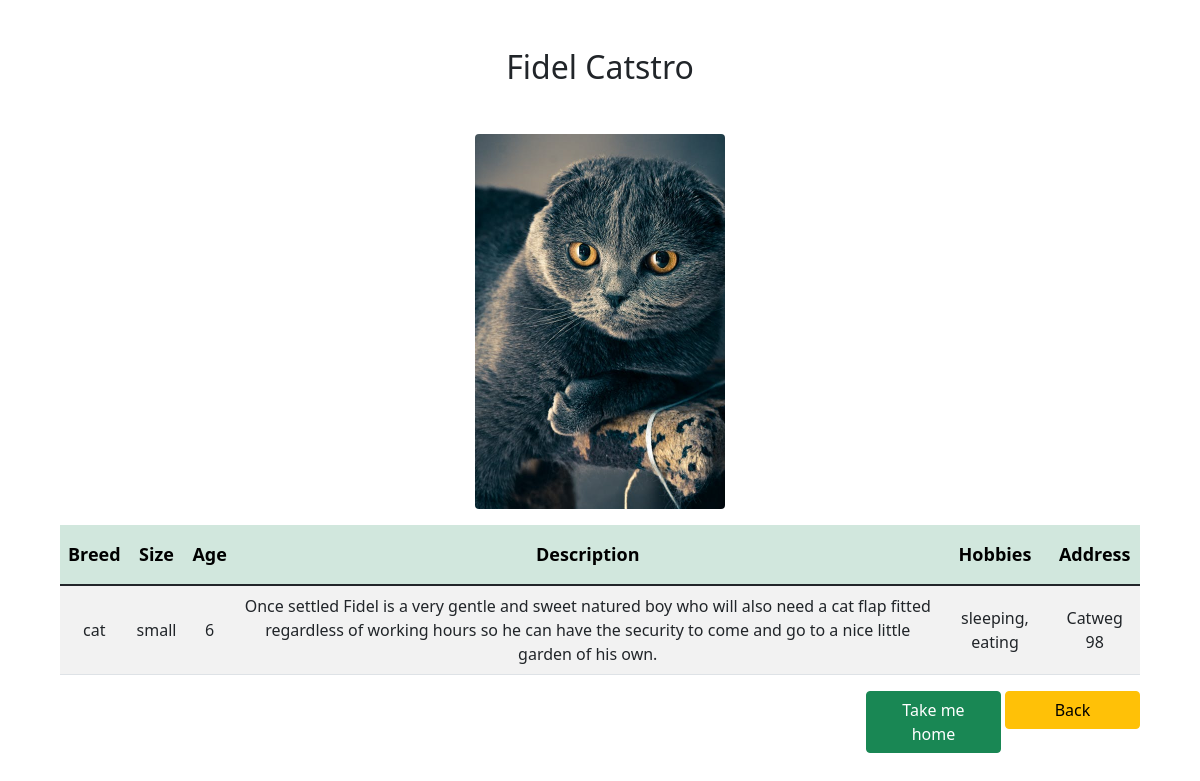
The app's page /details.php?petID=5000003 (signed in), older data.
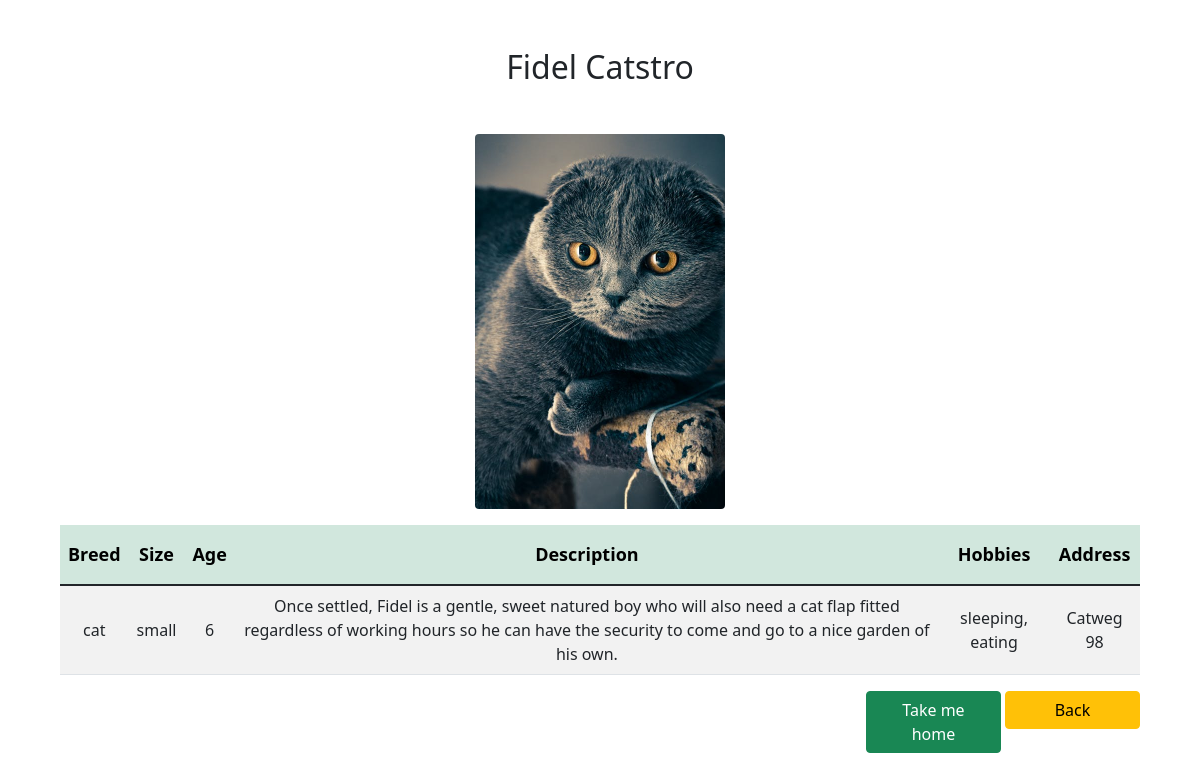
The same page, newer data.
### tables this page shows
CREATE TABLE `animals` (
  `petID` int(11) NOT NULL,
  `pet_name` varchar(65) NOT NULL,
  `breed` varchar(65) NOT NULL,
  `size` enum('very small','small','medium','large','very large') NOT NULL,
  `age` int(11) NOT NULL,
  `pet_description` varchar(260) NOT NULL,
  `hobbies` varchar(65) NOT NULL,
  `pet_address` varchar(65) NOT NULL,
  `picture` varchar(250) DEFAULT NULL
);

### details.php (the view, shortened to what this page needs)
<?php
require_once 'components/db_connect.php';
if ($_GET['petID']) {
    $id = $_GET['petID'];
    $sql = "SELECT * FROM animals WHERE petID = {$id}";
    $result = mysqli_query($connect, $sql);
    $data = mysqli_fetch_assoc($result);
    if (mysqli_num_rows($result) == 1) {
        $name = $data['pet_name'];
        $breed = $data['breed'];
        $size = $data['size'];
        $age = $data['age'];
        $description = $data['pet_description'];
        $hobbies = $data['hobbies'];
        $address = $data['pet_address'];
        $picture = $data['picture'];
        $tcontent = "<tr>
            <td>" . $breed . "</td>
            <td>" . $size . "</td>
            <td>" . $age . "</td>
            <td>" . $description . "</td>
            <td>" . $hobbies . "</td>
            <td>" . $address . "</td>
            </tr>";
    } else {
        header("location: error.php");
    }
} else {
    header("location: error.php");
}
?>
<!DOCTYPE html>
<html lang="en">
<head>
    <?php require_once 'components/boot.php' ?>
</head>
<body>
    <div class="manageProduct mt-3">
        <p class='h2 text-center mt-5 mb-5'> <?= $name ?> </p>
        <img src="pictures/<?= $picture ?>" class="rounded mx-auto d-block mb-3 " alt="<?= $name ?>" width="250px">
        <table class='table table-striped'>
            <thead class='table-success text-nowrap'>
                <tr>
                    <th style='padding-top: 2vh; padding-bottom: 2vh; font-size: large'>Breed</th>
                    <th style='padding-top: 2vh; padding-bottom: 2vh; font-size: large'>Size</th>
                    <th style='padding-top: 2vh; padding-bottom: 2vh; font-size: large'>Age</th>
                    <th style='padding-top: 2vh; padding-bottom: 2vh; font-size: large'>Description</th>
                    <th style='padding-top: 2vh; padding-bottom: 2vh; font-size: large'>Hobbies</th>
                    <th style='padding-top: 2vh; padding-bottom: 2vh; font-size: large'>Address</th>
                </tr>
            </thead>
            <tbody>
                <?= $tcontent; ?>
            </tbody>
        </table>
        <div class='mb-3 d-flex justify-content-end'>
            <a href="home.php"><button class='btn btn-success custom me-1' type="button">Take me home</button></a>
            <a href="home.php"><button class='btn btn-warning custom' type="button">Back</button></a>
        </div>
    </div>
</body>
</html>

Row changes from the older to the newer data that the page shows:
changed animals "Fidel Catstro": pet_description "Once settled Fidel is a very gentle and sweet natured boy who will also need a cat flap fitted regardless of working hours so he can have the security to come and go to a nice little garden of his own." → "Once settled, Fidel is a gentle, sweet natured boy who will also need a cat flap fitted regardless of working hours so he can have the security to come and go to a nice garden of his own."
